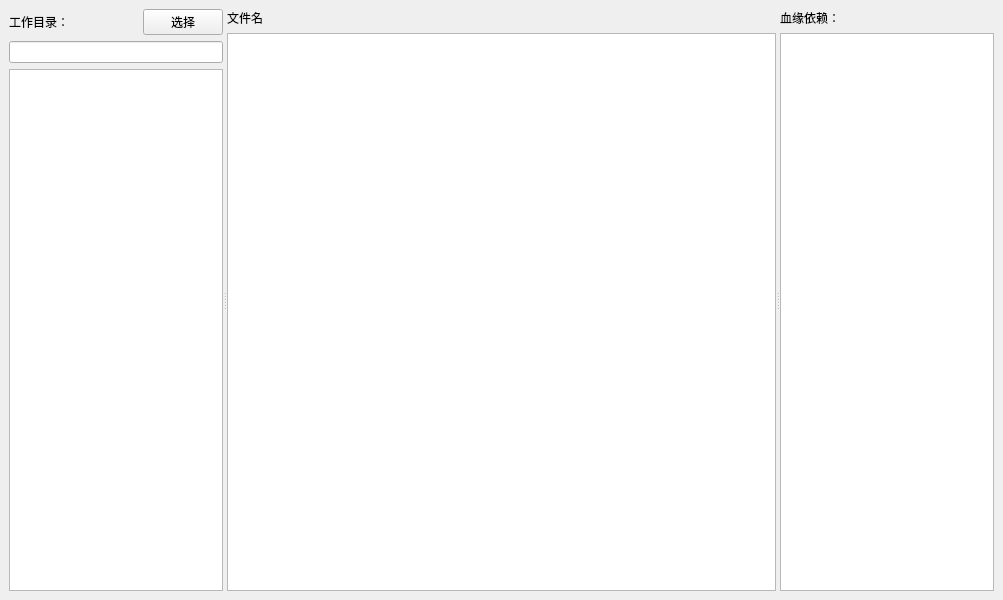
<?xml version="1.0" encoding="UTF-8"?>
<ui version="4.0">
 <class>MainWindow</class>
 <widget class="QMainWindow" name="MainWindow">
  <property name="geometry">
   <rect>
    <x>0</x>
    <y>0</y>
    <width>1003</width>
    <height>600</height>
   </rect>
  </property>
  <property name="windowTitle">
   <string>依赖解析</string>
  </property>
  <widget class="QWidget" name="centralwidget">
   <layout class="QHBoxLayout" name="horizontalLayout">
    <item>
     <widget class="QSplitter" name="splitter">
      <property name="orientation">
       <enum>Qt::Horizontal</enum>
      </property>
      <widget class="QWidget" name="layoutWidget">
       <layout class="QVBoxLayout" name="verticalLayout_11">
        <item>
         <layout class="QHBoxLayout" name="horizontalLayout_19">
          <item alignment="Qt::AlignLeft">
           <widget class="BodyLabel" name="label_10">
            <property name="sizePolicy">
             <sizepolicy hsizetype="Fixed" vsizetype="Preferred">
              <horstretch>0</horstretch>
              <verstretch>0</verstretch>
             </sizepolicy>
            </property>
            <property name="text">
             <string>工作目录：</string>
            </property>
           </widget>
          </item>
          <item alignment="Qt::AlignRight">
           <widget class="PushButton" name="btn_dir_blood">
            <property name="sizePolicy">
             <sizepolicy hsizetype="Ignored" vsizetype="Fixed">
              <horstretch>0</horstretch>
              <verstretch>0</verstretch>
             </sizepolicy>
            </property>
            <property name="text">
             <string>选择</string>
            </property>
           </widget>
          </item>
         </layout>
        </item>
        <item>
         <widget class="LineEdit" name="edt_dir_blood">
          <property name="sizePolicy">
           <sizepolicy hsizetype="Ignored" vsizetype="Fixed">
            <horstretch>0</horstretch>
            <verstretch>0</verstretch>
           </sizepolicy>
          </property>
          <property name="readOnly">
           <bool>true</bool>
          </property>
         </widget>
        </item>
        <item>
         <widget class="ListWidget" name="lsw_blood">
          <property name="sizePolicy">
           <sizepolicy hsizetype="Ignored" vsizetype="Expanding">
            <horstretch>0</horstretch>
            <verstretch>0</verstretch>
           </sizepolicy>
          </property>
          <property name="minimumSize">
           <size>
            <width>100</width>
            <height>0</height>
           </size>
          </property>
         </widget>
        </item>
       </layout>
      </widget>
      <widget class="QWidget" name="layoutWidget_2">
       <layout class="QVBoxLayout" name="verticalLayout_12">
        <item>
         <widget class="BodyLabel" name="lab_file_name">
          <property name="text">
           <string>文件名</string>
          </property>
         </widget>
        </item>
        <item>
         <widget class="TextEdit" name="edt_file_content">
          <property name="lineWrapMode">
           <enum>QTextEdit::NoWrap</enum>
          </property>
         </widget>
        </item>
       </layout>
      </widget>
      <widget class="QWidget" name="layoutWidget_3">
       <layout class="QVBoxLayout" name="verticalLayout_13">
        <item>
         <widget class="BodyLabel" name="label_9">
          <property name="sizePolicy">
           <sizepolicy hsizetype="Fixed" vsizetype="Preferred">
            <horstretch>0</horstretch>
            <verstretch>0</verstretch>
           </sizepolicy>
          </property>
          <property name="text">
           <string>血缘依赖：</string>
          </property>
         </widget>
        </item>
        <item>
         <widget class="TextEdit" name="edt_file_blood">
          <property name="sizePolicy">
           <sizepolicy hsizetype="Ignored" vsizetype="Expanding">
            <horstretch>0</horstretch>
            <verstretch>0</verstretch>
           </sizepolicy>
          </property>
          <property name="minimumSize">
           <size>
            <width>100</width>
            <height>0</height>
           </size>
          </property>
          <property name="lineWrapMode">
           <enum>QTextEdit::NoWrap</enum>
          </property>
          <property name="readOnly">
           <bool>true</bool>
          </property>
         </widget>
        </item>
       </layout>
      </widget>
     </widget>
    </item>
   </layout>
  </widget>
 </widget>
 <customwidgets>
  <customwidget>
   <class>PushButton</class>
   <extends>QPushButton</extends>
   <header location="global">qfluentwidgets</header>
  </customwidget>
  <customwidget>
   <class>LineEdit</class>
   <extends>QLineEdit</extends>
   <header location="global">qfluentwidgets</header>
  </customwidget>
  <customwidget>
   <class>TextEdit</class>
   <extends>QTextEdit</extends>
   <header location="global">qfluentwidgets</header>
  </customwidget>
  <customwidget>
   <class>ListWidget</class>
   <extends>QListWidget</extends>
   <header>qfluentwidgets</header>
  </customwidget>
  <customwidget>
   <class>BodyLabel</class>
   <extends>QLabel</extends>
   <header location="global">qfluentwidgets</header>
  </customwidget>
 </customwidgets>
 <resources/>
 <connections/>
</ui>
